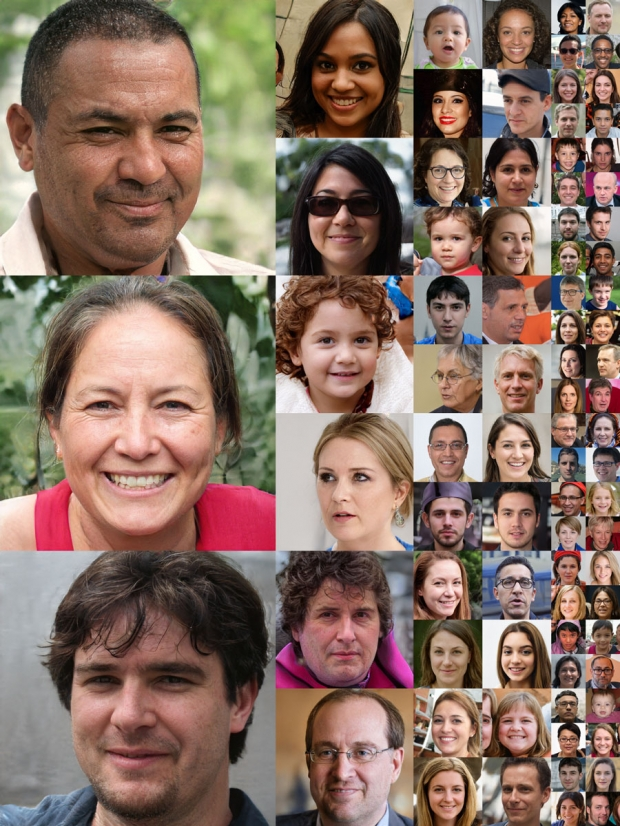
#> input picture Detecting face/images/faces.jpg, 620 x 826 px
$ python resize.py --image '../Detecting face/images/faces.jpg'
#> lines starting #> are read from the running program, lines starting #| are printed output that depends on the picture
import numpy as np
import argparse
import imutils
import cv2
ap = argparse.ArgumentParser()
ap.add_argument("-i", "--image", required=True, help="Path to the image")
args = vars(ap.parse_args())
image = cv2.imread(args["image"])
#> image is the input picture: shape (826, 620, 3); mean B, G, R 99.8, 112, 136.2
cv2.imshow("Original", image)
r = 150.0 / image.shape[1]
#> r = 0.242
dim = (150, int(image.shape[0]*r))# width를 150px로 고정하고 height변환
#> dim = (150, 199)
resized = cv2.resize(image, dim, interpolation=cv2.INTER_AREA)
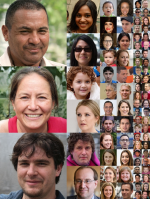
#> resized: shape (199, 150, 3); mean B, G, R 99.8, 112, 136.2
cv2.imshow("Resized (Width)", resized)
r = 50.0 / image.shape[0]
#> r = 0.0605
dim = (int(image.shape[1]*r), 50)# height를 50px로 고정하고 width변환
#> dim = (37, 50)
resized = cv2.resize(image, dim, interpolation=cv2.INTER_AREA)
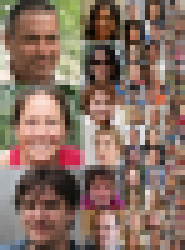
#> resized: shape (50, 37, 3) (shown 5 times larger); mean B, G, R 99.7, 112, 136.2
cv2.imshow("Resized (Height)", resized)
cv2.waitKey(0)
resized = imutils.resize(image, width=150)# width 150px기준으로 resize
cv2.imshow("Resized via Fuction(Width)", resized)
resized = imutils.resize(image, height=50)
cv2.imshow("Resized via Fuction(Height)", resized)
cv2.waitKey(0)
